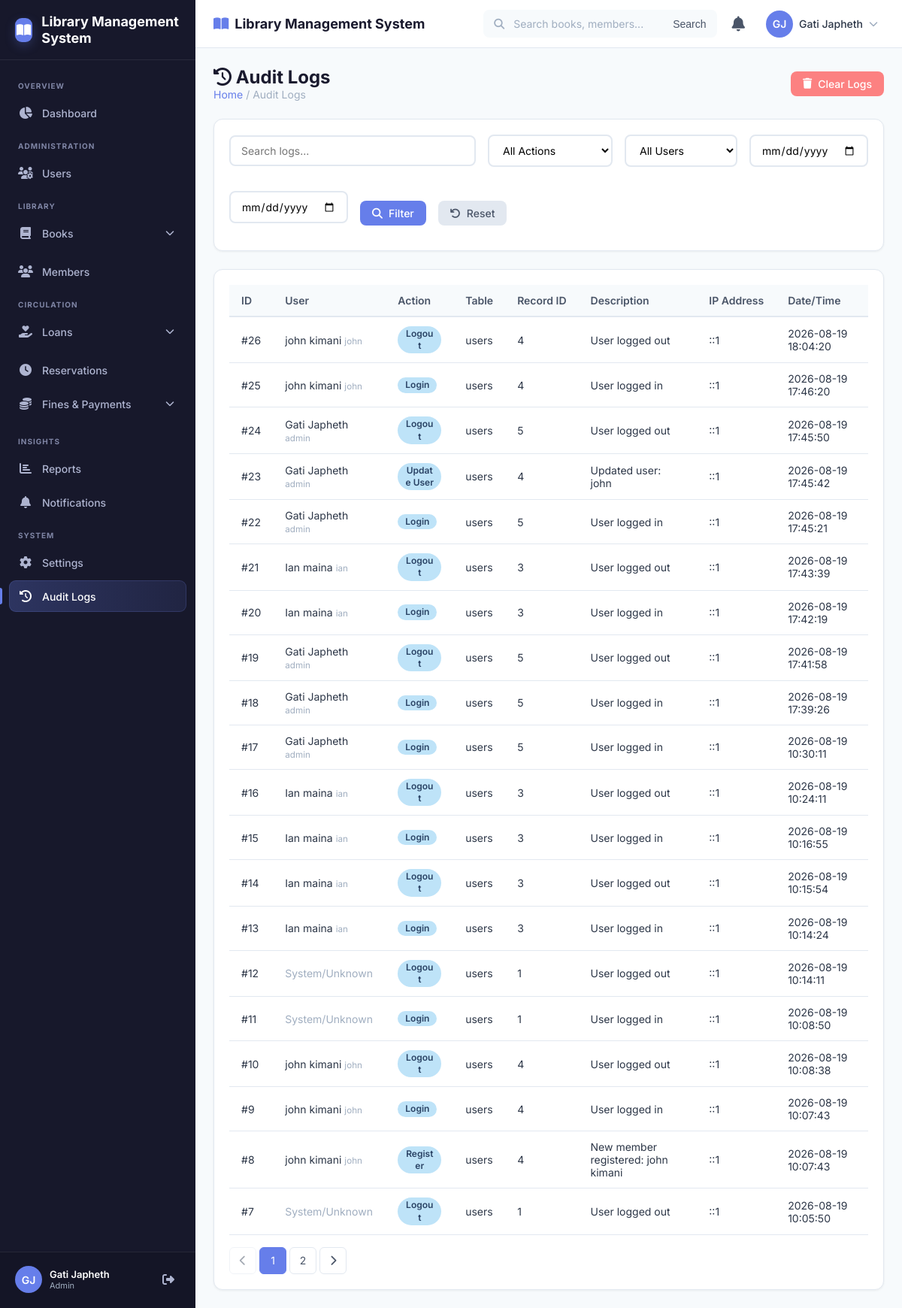
The page /admin/audit-logs/index.php (signed in) on the database its author committed.
### tables this page shows
CREATE TABLE `audit_logs` (
  `id` int(11) NOT NULL,
  `user_id` int(11) DEFAULT NULL,
  `action` varchar(100) NOT NULL,
  `table_name` varchar(50) DEFAULT NULL,
  `record_id` int(11) DEFAULT NULL,
  `description` text DEFAULT NULL,
  `ip_address` varchar(45) DEFAULT NULL,
  `created_at` timestamp NOT NULL DEFAULT current_timestamp()
);

CREATE TABLE `users` (
  `id` int(11) NOT NULL,
  `name` varchar(100) NOT NULL,
  `email` varchar(100) NOT NULL,
  `phone` varchar(20) DEFAULT NULL,
  `username` varchar(50) NOT NULL,
  `password` varchar(255) NOT NULL,
  `role` enum('admin','librarian','member') NOT NULL DEFAULT 'member',
  `status` enum('active','inactive') NOT NULL DEFAULT 'active',
  `profile_image` varchar(255) DEFAULT NULL,
  `last_login` datetime DEFAULT NULL,
  `created_at` timestamp NOT NULL DEFAULT current_timestamp(),
  `updated_at` timestamp NOT NULL DEFAULT current_timestamp() ON UPDATE current_timestamp()
);

### includes/functions.php (called while the page is built, shortened)
<?php
function formatDate(string $date, string $format = 'Y-m-d'): string {
    $dt = new DateTime($date);
    return $dt->format($format);
}

### admin/audit-logs/index.php (the view, shortened to what this page needs)
<?php
$pdo = getDBConnection();
$search = isset($_GET['search']) ? sanitizeInput($_GET['search']) : '';
$action = isset($_GET['action']) ? sanitizeInput($_GET['action']) : '';
$user_id = isset($_GET['user_id']) ? (int) $_GET['user_id'] : 0;
$start_date = isset($_GET['start_date']) ? sanitizeInput($_GET['start_date']) : '';
$end_date = isset($_GET['end_date']) ? sanitizeInput($_GET['end_date']) : '';
$page = isset($_GET['page']) ? (int) $_GET['page'] : 1;
$limit = ITEMS_PER_PAGE;
$offset = ($page - 1) * $limit;
$where = [];
$params = [];
$whereClause = $where ? "WHERE " . implode(" AND ", $where) : "";
$countSql = "
    SELECT COUNT(*) as total
    FROM audit_logs al
    LEFT JOIN users u ON al.user_id = u.id
    $whereClause
";
$stmt = $pdo->prepare($countSql);
$stmt->execute($params);
$totalLogs = $stmt->fetch()['total'];
$totalPages = ceil($totalLogs / $limit);
$sql = "
    SELECT al.*, u.name as user_name, u.username
    FROM audit_logs al
    LEFT JOIN users u ON al.user_id = u.id
    $whereClause
    ORDER BY al.created_at DESC
    LIMIT ? OFFSET ?
";
$params[] = $limit;
$params[] = $offset;
$stmt = $pdo->prepare($sql);
$stmt->execute($params);
$logs = $stmt->fetchAll();
include_once '../../includes/header.php';
include_once '../../includes/navbar.php';
include_once '../../includes/sidebar.php';
?>
<main class="page-content">
    <div class="page-header">
        <div>
            <h1><i class="fas fa-history"></i> Audit Logs</h1>
            <div class="breadcrumb">
                <a href="../dashboard.php">Home</a> / Audit Logs
            </div>
        </div>
        <div class="page-actions no-print">
            <div class="dropdown">
                <button class="btn btn-danger dropdown-toggle" data-toggle="dropdown">
                    <i class="fas fa-trash"></i> Clear Logs
                </button>
            </div>
        </div>
    </div>
    <div class="card mb-3 no-print">
        <div class="card-body">
            <form method="GET" action="index.php" class="d-flex flex-wrap gap-2 align-center">
                <div class="form-group mb-0" style="flex:2; min-width:200px;">
                    <input type="text" name="search" class="form-control" placeholder="Search logs..." value="<?php echo $search; ?>">
                </div>
                <div class="form-group mb-0" style="min-width:150px;">
                    <select name="action" class="form-control">
                        <option value="">All Actions</option>
                    </select>
                </div>
                <div class="form-group mb-0" style="min-width:150px;">
                    <select name="user_id" class="form-control">
                        <option value="0">All Users</option>
                    </select>
                </div>
                <div class="form-group mb-0" style="min-width:150px;">
                    <input type="date" name="start_date" class="form-control" placeholder="Start Date" value="<?php echo $start_date; ?>">
                </div>
                <div class="form-group mb-0" style="min-width:150px;">
                    <input type="date" name="end_date" class="form-control" placeholder="End Date" value="<?php echo $end_date; ?>">
                </div>
                <button type="submit" class="btn btn-primary">
                    <i class="fas fa-search"></i> Filter
                </button>
                <a href="index.php" class="btn btn-secondary">
                    <i class="fas fa-undo"></i> Reset
                </a>
            </form>
        </div>
    </div>
    <div class="card">
        <div class="card-body">
            <div class="table-responsive">
                <table class="table">
                    <thead>
                        <tr>
                            <th>ID</th>
                            <th>User</th>
                            <th>Action</th>
                            <th>Table</th>
                            <th>Record ID</th>
                            <th>Description</th>
                            <th>IP Address</th>
                            <th>Date/Time</th>
                        </tr>
                    </thead>
                    <tbody>
                        <?php if (empty($logs)): ?>
                            <tr>
                                <td colspan="8" class="text-center text-muted">No audit logs found</td>
                            </tr>
                        <?php else: ?>
                            <?php foreach ($logs as $log): ?>
                                <tr>
                                    <td>#<?php echo $log['id']; ?></td>
                                    <td>
                                        <?php if ($log['user_name']): ?>
                                            <?php echo $log['user_name']; ?>
                                            <small class="text-muted d-block"><?php echo $log['username']; ?></small>
                                        <?php else: ?>
                                            <span class="text-muted">System/Unknown</span>
                                        <?php endif; ?>
                                    </td>
                                    <td>
                                        <span class="badge badge-info"><?php echo ucwords(str_replace('_', ' ', $log['action'])); ?></span>
                                    </td>
                                    <td><?php echo $log['table_name'] ?: 'N/A'; ?></td>
                                    <td><?php echo $log['record_id'] ?: 'N/A'; ?></td>
                                    <td><?php echo $log['description'] ?: 'N/A'; ?></td>
                                    <td><?php echo $log['ip_address'] ?: 'N/A'; ?></td>
                                    <td><?php echo formatDate($log['created_at'], 'Y-m-d H:i:s'); ?></td>
                                </tr>
                            <?php endforeach; ?>
                        <?php endif; ?>
                    </tbody>
                </table>
            </div>
            <?php if ($totalPages > 1): ?>
                <div class="pagination">
                    <?php if ($page > 1): ?>
                        <a href="?page=<?php echo $page - 1; ?>&search=<?php echo $search; ?>&action=<?php echo $action; ?>&user_id=<?php echo $user_id; ?>&start_date=<?php echo $start_date; ?>&end_date=<?php echo $end_date; ?>" class="page-link">
                            <i class="fas fa-chevron-left"></i>
                        </a>
                    <?php else: ?>
                        <span class="page-link disabled"><i class="fas fa-chevron-left"></i></span>
                    <?php endif; ?>
                    <?php for ($i = 1; $i <= $totalPages; $i++): ?>
                        <a href="?page=<?php echo $i; ?>&search=<?php echo $search; ?>&action=<?php echo $action; ?>&user_id=<?php echo $user_id; ?>&start_date=<?php echo $start_date; ?>&end_date=<?php echo $end_date; ?>"
                           class="page-link <?php echo $i === $page ? 'active' : ''; ?>">
                            <?php echo $i; ?>
                        </a>
                    <?php endfor; ?>
                    <?php if ($page < $totalPages): ?>
                        <a href="?page=<?php echo $page + 1; ?>&search=<?php echo $search; ?>&action=<?php echo $action; ?>&user_id=<?php echo $user_id; ?>&start_date=<?php echo $start_date; ?>&end_date=<?php echo $end_date; ?>" class="page-link">
                            <i class="fas fa-chevron-right"></i>
                        </a>
                    <?php else: ?>
                        <span class="page-link disabled"><i class="fas fa-chevron-right"></i></span>
                    <?php endif; ?>
                </div>
            <?php endif; ?>
        </div>
    </div>
</main>
<?php include_once '../../includes/footer.php'; ?>

### rows shown on the page
audit_logs: id "26", user.name "john kimani", user.username "john", action "Logout", table_name "users", record "4", description "User logged out", ip_address "::1", created_at "2026-08-19 18:04:20"
audit_logs: id "25", user.name "john kimani", user.username "john", action "Login", table_name "users", record "4", description "User logged in", ip_address "::1", created_at "2026-08-19 17:46:20"
audit_logs: id "24", user.name "Gati Japheth", user.username "admin", action "Logout", table_name "users", record "5", description "User logged out", ip_address "::1", created_at "2026-08-19 17:45:50"
audit_logs: id "23", user.name "Gati Japheth", user.username "admin", action "Update User", table_name "users", record "4", description "Updated user: john", ip_address "::1", created_at "2026-08-19 17:45:42"
audit_logs: id "22", user.name "Gati Japheth", user.username "admin", action "Login", table_name "users", record "5", description "User logged in", ip_address "::1", created_at "2026-08-19 17:45:21"
audit_logs: id "21", user.name "Ian maina", user.username "ian", action "Logout", table_name "users", record "3", description "User logged out", ip_address "::1", created_at "2026-08-19 17:43:39"
audit_logs: id "20", user.name "Ian maina", user.username "ian", action "Login", table_name "users", record "3", description "User logged in", ip_address "::1", created_at "2026-08-19 17:42:19"
audit_logs: id "19", user.name "Gati Japheth", user.username "admin", action "Logout", table_name "users", record "5", description "User logged out", ip_address "::1", created_at "2026-08-19 17:41:58"
audit_logs: id "18", user.name "Gati Japheth", user.username "admin", action "Login", table_name "users", record "5", description "User logged in", ip_address "::1", created_at "2026-08-19 17:39:26"
audit_logs: id "17", user.name "Gati Japheth", user.username "admin", action "Login", table_name "users", record "5", description "User logged in", ip_address "::1", created_at "2026-08-19 10:30:11"
audit_logs: id "16", user.name "Ian maina", user.username "ian", action "Logout", table_name "users", record "3", description "User logged out", ip_address "::1", created_at "2026-08-19 10:24:11"
audit_logs: id "15", user.name "Ian maina", user.username "ian", action "Login", table_name "users", record "3", description "User logged in", ip_address "::1", created_at "2026-08-19 10:16:55"
audit_logs: id "14", user.name "Ian maina", user.username "ian", action "Logout", table_name "users", record "3", description "User logged out", ip_address "::1", created_at "2026-08-19 10:15:54"
audit_logs: id "13", user.name "Ian maina", user.username "ian", action "Login", table_name "users", record "3", description "User logged in", ip_address "::1", created_at "2026-08-19 10:14:24"
audit_logs: id "12", shows "System/Unknown", action "Logout", table_name "users", record "1", description "User logged out", ip_address "::1", created_at "2026-08-19 10:14:11"
audit_logs: id "11", shows "System/Unknown", action "Login", table_name "users", record "1", description "User logged in", ip_address "::1", created_at "2026-08-19 10:08:50"
audit_logs: id "10", user.name "john kimani", user.username "john", action "Logout", table_name "users", record "4", description "User logged out", ip_address "::1", created_at "2026-08-19 10:08:38"
audit_logs: id "9", user.name "john kimani", user.username "john", action "Login", table_name "users", record "4", description "User logged in", ip_address "::1", created_at "2026-08-19 10:07:43"
audit_logs: id "8", user.name "john kimani", user.username "john", action "Register", table_name "users", record "4", description "New member registered: john kimani", ip_address "::1", created_at "2026-08-19 10:07:43"
audit_logs: id "7", shows "System/Unknown", action "Logout", table_name "users", record "1", description "User logged out", ip_address "::1", created_at "2026-08-19 10:05:50"

### other values the page prints
getSetting($pdo ?? null, 'library_name', APP_NAME) "Library Management System"
getInitials($userName) "GJ"
$userName "Gati Japheth"
$userRole "Admin"
